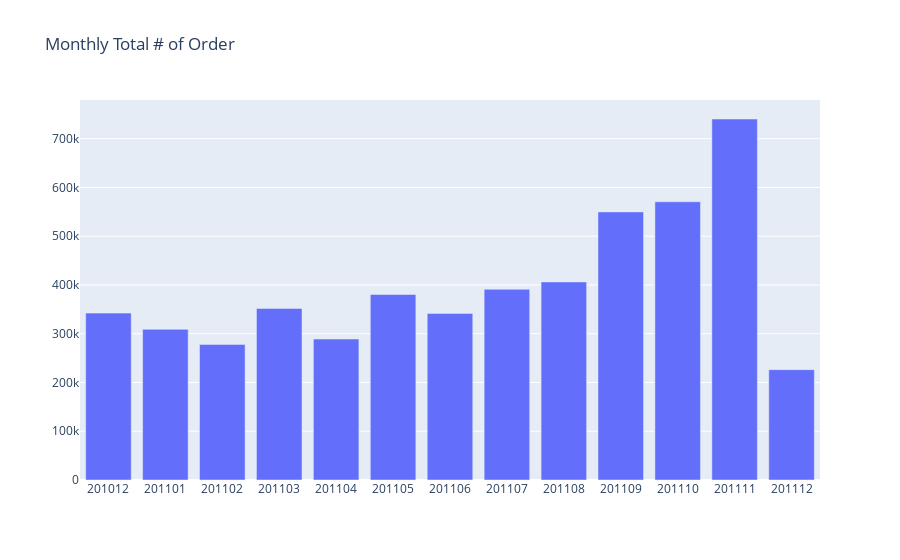

Source (notebook cell):
### Code cell
#plot
plot_data = [
    go.Bar(
        x=retail_monthly_sales['InvoiceYearMonth'],
        y=retail_monthly_sales['Quantity'],
    )
]

plot_layout = go.Layout(
        xaxis={"type": "category"},
        title='Monthly Total # of Order'
    )

fig = go.Figure(data=plot_data, layout=plot_layout)
pyoff.iplot(fig)

### Figure 1 — Plotly figure (JSON) as saved in the notebook; plotly's stock layout.template omitted (floating-point values rounded to 4 significant figures)
{"data": [{"type": "bar", "x": [201012, 201101, 201102, 201103, 201104, 201105, 201106, 201107, 201108, 201109, 201110, 201111, 201112], "y": [342228, 308966, 277989, 351872, 289098, 380391, 341623, 391116, 406199, 549817, 570532, 740286, 226333]}], "layout": {"title": {"text": "Monthly Total # of Order"}, "xaxis": {"type": "category"}}}
